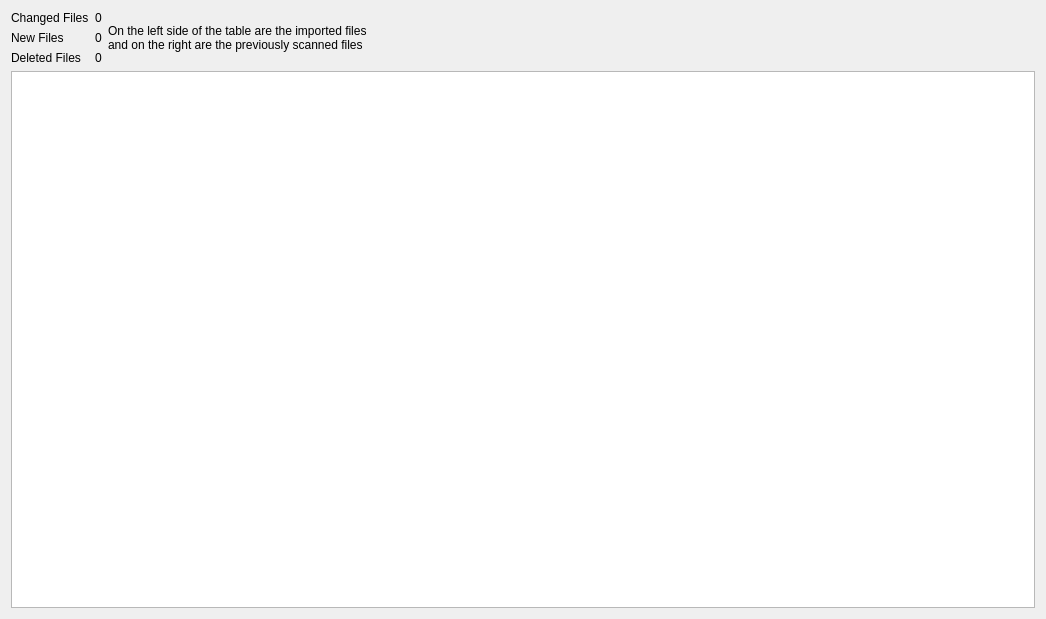
<?xml version="1.0" encoding="UTF-8"?>
<ui version="4.0">
 <class>CompareScanPage</class>
 <widget class="QWidget" name="CompareScanPage">
  <property name="geometry">
   <rect>
    <x>0</x>
    <y>0</y>
    <width>1046</width>
    <height>619</height>
   </rect>
  </property>
  <property name="windowTitle">
   <string>Form</string>
  </property>
  <layout class="QVBoxLayout" name="verticalLayout">
   <item>
    <layout class="QHBoxLayout" name="horizontalLayout">
     <item>
      <layout class="QFormLayout" name="formLayout_3">
       <item row="0" column="0">
        <widget class="QLabel" name="label_3">
         <property name="text">
          <string>Changed Files</string>
         </property>
        </widget>
       </item>
       <item row="0" column="1">
        <widget class="QLabel" name="changedFilesLabel">
         <property name="text">
          <string>0</string>
         </property>
        </widget>
       </item>
       <item row="1" column="0">
        <widget class="QLabel" name="label_4">
         <property name="text">
          <string>New Files</string>
         </property>
        </widget>
       </item>
       <item row="1" column="1">
        <widget class="QLabel" name="newFilesLabel">
         <property name="text">
          <string>0</string>
         </property>
        </widget>
       </item>
       <item row="2" column="0">
        <widget class="QLabel" name="label_5">
         <property name="text">
          <string>Deleted Files</string>
         </property>
        </widget>
       </item>
       <item row="2" column="1">
        <widget class="QLabel" name="deletedFilesLabel">
         <property name="text">
          <string>0</string>
         </property>
        </widget>
       </item>
      </layout>
     </item>
     <item>
      <widget class="QLabel" name="label_6">
       <property name="text">
        <string>On the left side of the table are the imported files
and on the right are the previously scanned files</string>
       </property>
      </widget>
     </item>
     <item>
      <spacer name="horizontalSpacer_3">
       <property name="orientation">
        <enum>Qt::Horizontal</enum>
       </property>
       <property name="sizeType">
        <enum>QSizePolicy::Expanding</enum>
       </property>
       <property name="sizeHint" stdset="0">
        <size>
         <width>1000</width>
         <height>20</height>
        </size>
       </property>
      </spacer>
     </item>
    </layout>
   </item>
   <item>
    <widget class="QTableView" name="tableView">
     <property name="sortingEnabled">
      <bool>true</bool>
     </property>
     <attribute name="horizontalHeaderCascadingSectionResizes">
      <bool>true</bool>
     </attribute>
     <attribute name="horizontalHeaderStretchLastSection">
      <bool>true</bool>
     </attribute>
    </widget>
   </item>
  </layout>
 </widget>
 <resources/>
 <connections/>
</ui>
